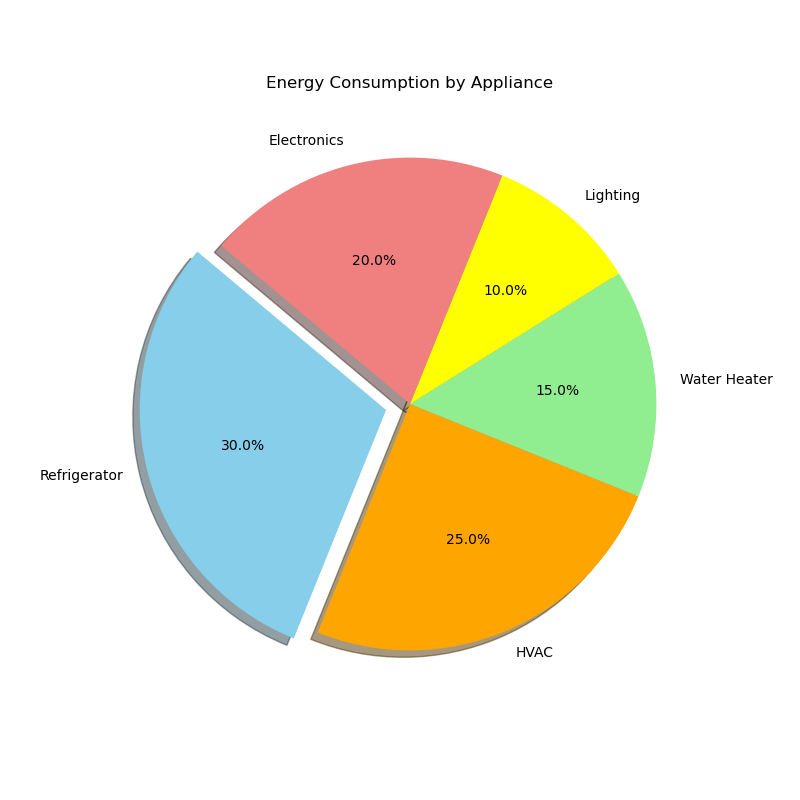

Reproduce this figure in Python.

import matplotlib.pyplot as plt

# Given data
data = [
    {'Appliance': 'Refrigerator', 'Percentage': 30},
    {'Appliance': 'HVAC', 'Percentage': 25},
    {'Appliance': 'Water Heater', 'Percentage': 15},
    {'Appliance': 'Lighting', 'Percentage': 10},
    {'Appliance': 'Electronics', 'Percentage': 20}
]

# Preparing data for the pie chart
labels = [appliance['Appliance'] for appliance in data]
sizes = [appliance['Percentage'] for appliance in data]

# Define colors and explode (to highlight the 1st segment)
colors = ['skyblue', 'orange', 'lightgreen', 'yellow', 'lightcoral']
explode = (0.1, 0, 0, 0, 0)  # only "explode" the 1st slice (Refrigerator)

# Create a pie chart
plt.figure(figsize=(8, 8))
plt.pie(sizes, explode=explode, labels=labels, colors=colors,
        autopct='%1.1f%%', shadow=True, startangle=140)

# Add a title
plt.title('Energy Consumption by Appliance')

# Display the plot
plt.show()
